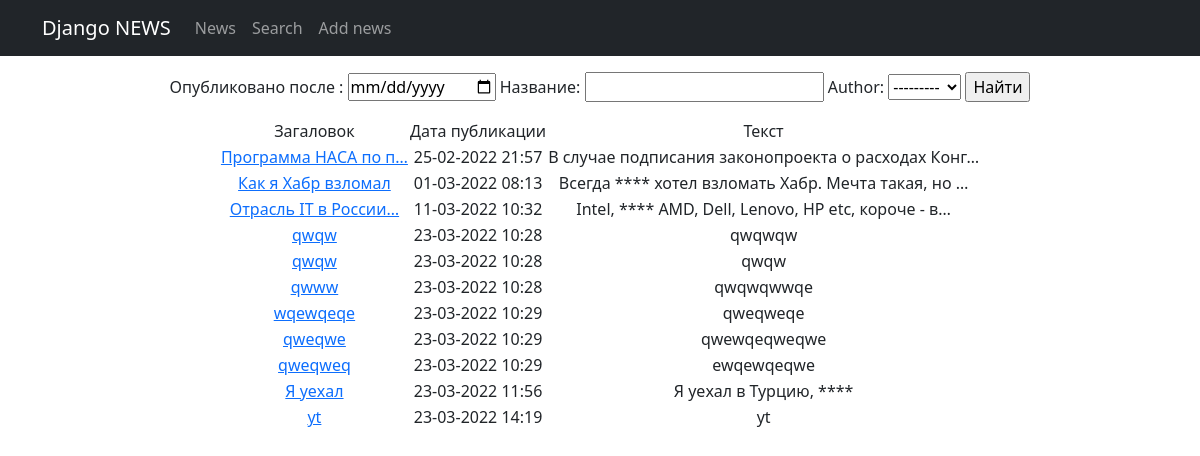
Page /news/search/ on the earlier database version.
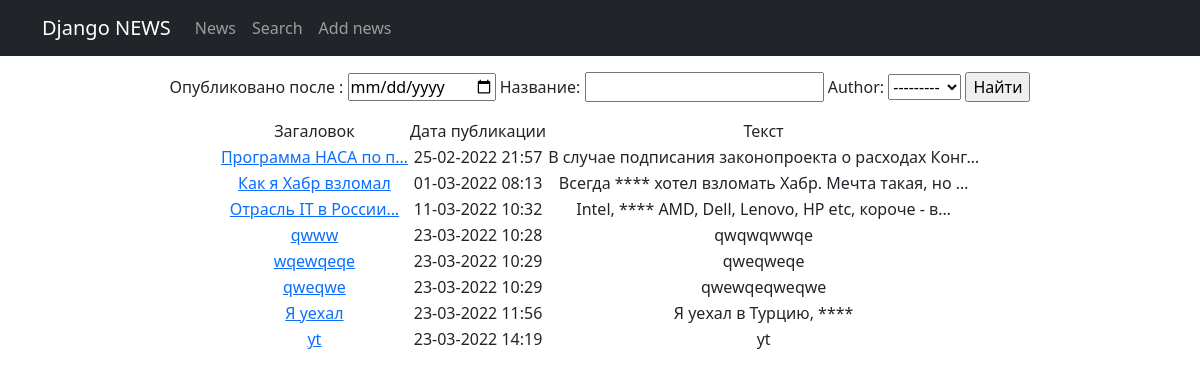
Same page on the later database version.
### news/models.py (models this page shows, shortened)
class Post(models.Model):
    article, new = 'AR', 'NE'
    TYPES = [(article, 'статья'), (new, 'новость')]
    author = models.ForeignKey(Author, on_delete=models.CASCADE)
    type = models.CharField(max_length=2, choices=TYPES)
    time_create = models.DateTimeField(auto_now_add=True)
    category = models.ManyToManyField(Category, through='PostCategory')
    header = models.CharField(max_length=255)
    text = models.TextField()
    rating = models.IntegerField(default=0)

### news/views.py (the view)
# urls.py: path('search/', Search.as_view()),
class Search(ListView):
    model = Post
    template_name = 'search.html'
    context_object_name = 'post'
    ordering = ['time_create']
    def get_context_data(self, **kwargs):
        context = super().get_context_data(**kwargs)
        context['filter'] = PostFilter(self.request.GET, queryset=self.get_queryset())
        return context

### news/models.py (called while the page is built)
    def __str__(self):
        return f'{self.user}'

### news/templatetags/custom_filters.py (called while the page is built)
@register.filter(name='censor')
def censor(value):
    count = 0
    c_word = ['блин', 'черт']
    text = value.split()
    for i in text:
        i = i.lower()
        i = re.sub(r'[^\w\s]', '', i)
        for j in c_word:
            if i == j:
                return value.replace(text[count], '*' * len(i))
        count += 1
    return value

### templates/search.html (shortened to what this page needs)
{% extends 'flatpages/default.html' %}
{% load custom_filters %}
{% block content %}
<form method="GET">
    {{ filter.form }}
    <input type="submit" value="Найти">
</form>
{% if post %}
        <table style="margin-left: auto; margin-right: auto;">
            <tr>
                <td>
                    Загаловок
                </td>
                <td>
                    Дата публикации
                </td>
                <td>
                    Текст
                </td>
            </tr>
            {% for post in filter.qs %}
            <tr>
                <td>
                    <a href="{% url 'post_detail' post.id %}">{{ post.header|truncatechars:20|censor }}</a>
                </td>
                <td>
                    {{ post.time_create|date:'d-m-Y H:i' }}
                </td>
                <td>
                    {{ post.text|truncatechars:50|censor  }}
                </td>
            </tr>
        {% endfor %}
        </table>
{% else %}
    h2>Новостей нет!</h2>
{% endif %}
{% endblock content %}

Differences in the rows shown:
removed Post: header|censor "qwqw", time_create "23-03-2022 10:28", text|censor "qwqwqw"
removed Post: header|censor "qwqw", time_create "23-03-2022 10:28", text|censor "qwqw"
removed Post: header|censor "qweqweq", time_create "23-03-2022 10:29", text|censor "ewqewqeqwe"
